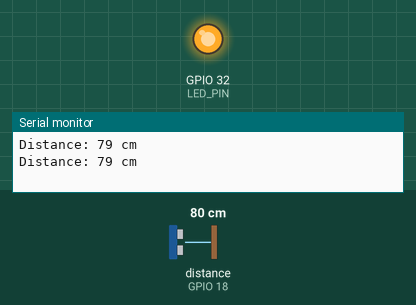
Bench run of a sketch on a simulated ESP32. Shown: output pins drawn as LEDs (lit = HIGH), the last lines printed to the serial monitor. Wiring (inferred from the names in the program): ultrasonic range finder: trigger GPIO 5; echo GPIO 18. The inputs (shaded band) are chosen by the test bench; at power-on: distance to the obstacle (sensor on GPIO 18) 80 cm. The echo pulse lasts 58.3 µs per cm; pins used as bus, display or sensor lines are not drawn.

Above: at 1.8 s.
1.9 s: distance to the obstacle (sensor on GPIO 18) set to 21 cm
3.4 s: distance to the obstacle (sensor on GPIO 18) set to 17 cm
At 4.7 s:
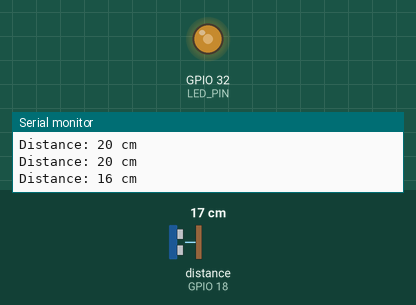
5.5 s: distance to the obstacle (sensor on GPIO 18) set to 14 cm
At 6.3 s:
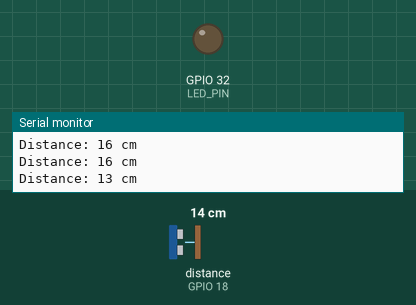
7.5 s: distance to the obstacle (sensor on GPIO 18) set to 35 cm
At 9.2 s:
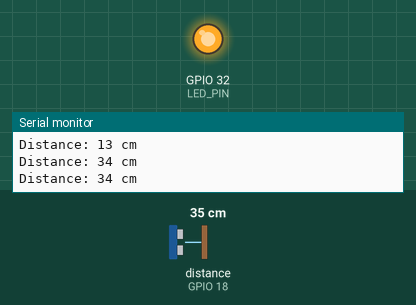
9.5 s: distance to the obstacle (sensor on GPIO 18) set to 2 cm
At 10.8 s:
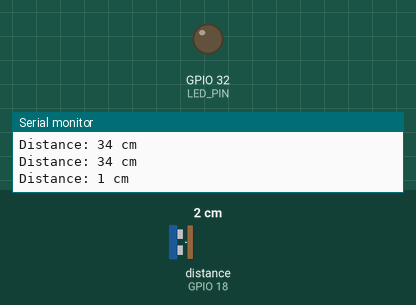
11.5 s: distance to the obstacle (sensor on GPIO 18) set to 18 cm
At 12.4 s:
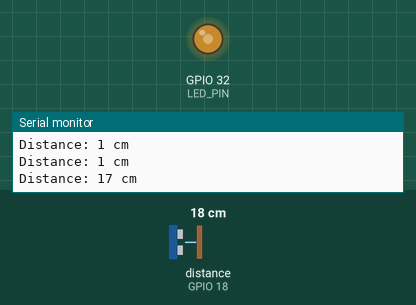
Timing chart, 0 to 14.5 s (numbered marks = the images above; inputs shaded):
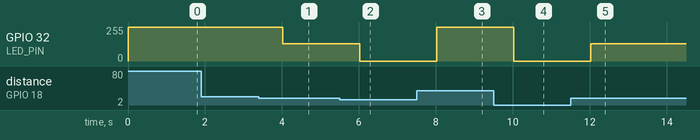

Measured:
- the behaviour switches between 20 and 19 cm on distance to the obstacle (sensor on GPIO 18) (found by bisection; images 0 and 1)
- the behaviour switches between 16 and 15 cm on distance to the obstacle (sensor on GPIO 18) (found by bisection; images 1 and 2)
- after the input at 3.4 s, GPIO 32 (LED_PIN): 255/255 → 128/255 after 0.62 s
- after the input at 5.5 s, GPIO 32 (LED_PIN): 128/255 → 0/255 after 0.52 s
- after the input at 7.5 s, GPIO 32 (LED_PIN): 0/255 → 255/255 after 0.52 s
- after the input at 9.5 s, GPIO 32 (LED_PIN): 255/255 → 0/255 after 0.53 s
- after the input at 11.5 s, GPIO 32 (LED_PIN): 0/255 → 128/255 after 0.53 s

The sketch:

Water_Level.ino
```cpp
// Define pins
#define TRIG_PIN 5
#define ECHO_PIN 18
#define LED_PIN 32

int delaySec = 1; // in seconds

void setup() {
  // Initialize serial communication
  Serial.begin(115200);

  // Set pin modes
  pinMode(TRIG_PIN, OUTPUT);
  pinMode(ECHO_PIN, INPUT);
//  pinMode(LED_PIN, OUTPUT);
  ledcAttachPin(LED_PIN, 0);
  ledcSetup(0, 4000, 8);

}

void loop() {
  // Get distance from the sonar
  long distance = getDistance();

  // Print the distance
  Serial.print("Distance: ");
  Serial.print(distance);
  Serial.println(" cm");


  // Turn the LED on if distance > 20cm, otherwise turn it off
  if (distance > 18) {  // empty
//    digitalWrite(LED_PIN, 255);  // for arduino
     ledcWrite(0, 255);

  }
  else if (distance > 14) {
    ledcWrite(0, 128);
//    digitalWrite(LED_PIN, 128);
  }
  else{
    ledcWrite(0, 0);
//    digitalWrite(LED_PIN, 0);
  }

  // Small delay before the next reading
  delay(delaySec * 1000);
}

// Function to calculate the distance
long getDistance() {
  digitalWrite(TRIG_PIN, LOW);
  delayMicroseconds(2);
  digitalWrite(TRIG_PIN, HIGH);
  delayMicroseconds(10);
  digitalWrite(TRIG_PIN, LOW);

  // Read the echo pin and calculate the distance in cm
  long duration = pulseIn(ECHO_PIN, HIGH);
  long distance = duration * 0.034 / 2;

  return distance;
}
```
